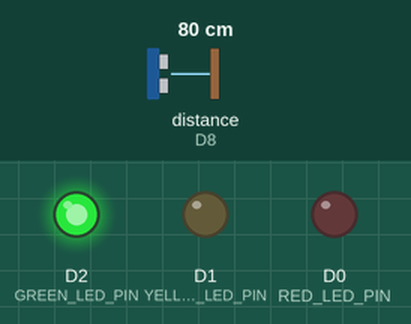
Bench run of a sketch on a simulated ESP8266 (NodeMCU). Parts: output pins drawn as LEDs (lit = HIGH). Wiring (inferred from the names in the program): ultrasonic range finder: trigger D6; echo D8. The inputs (shaded band) are chosen by the test bench; at power-on: distance to the obstacle (sensor on D8) 80 cm. The echo pulse lasts 58.3 µs per cm; WiFi joins after 1.5 s; servers stay silent unless stated; no MQTT or app messages arrive unless stated; pins used as bus, display or sensor lines are not drawn; what the sketch prints to the serial monitor is not drawn.

Above: at 2.7 s.
2.8 s: distance to the obstacle (sensor on D8) set to 22 cm
4.3 s: distance to the obstacle (sensor on D8) set to 18 cm
At 5.9 s:
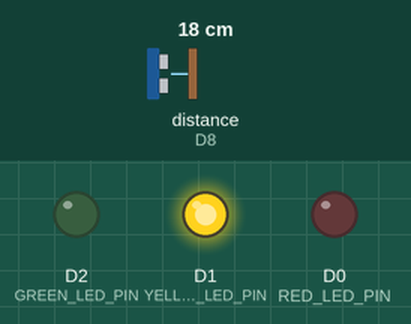
6.3 s: distance to the obstacle (sensor on D8) set to 12 cm
8.3 s: distance to the obstacle (sensor on D8) set to 9 cm
At 9.5 s:
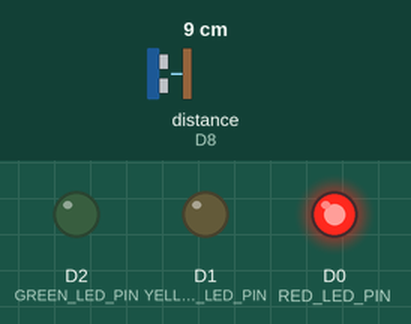
10.6 s: distance to the obstacle (sensor on D8) set to 35 cm
At 12.6 s:
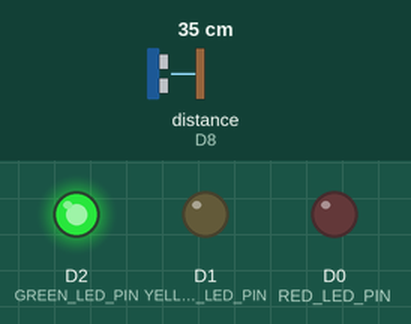
12.9 s: distance to the obstacle (sensor on D8) set to 2 cm
At 14.6 s:
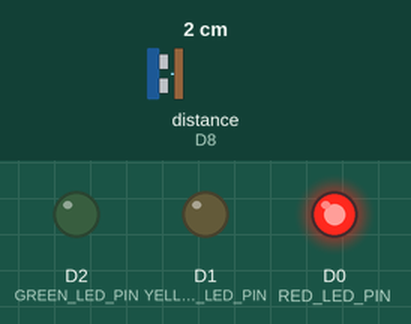
Timing chart, 0 to 16.1 s (numbered marks = the images above; inputs shaded):
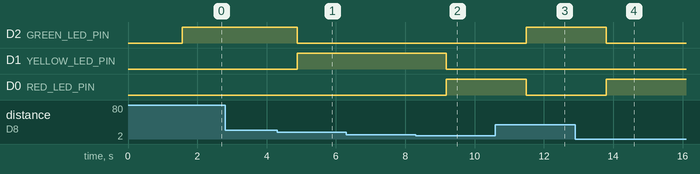

Measured:
- the behaviour switches between 21 and 20 cm on distance to the obstacle (sensor on D8) (found by bisection; images 0 and 1)
- the behaviour switches between 11 and 10 cm on distance to the obstacle (sensor on D8) (found by bisection; images 1 and 2)
- after the input at 2.8 s, every drawn part: stays the same
- after the input at 4.3 s, D2 (GREEN_LED_PIN): HIGH → LOW after 0.58 s; D1 (YELLOW_LED_PIN): LOW → HIGH after 0.58 s
- after the input at 6.3 s, every drawn part: stays the same
- after the input at 8.3 s, D1 (YELLOW_LED_PIN): HIGH → LOW after 0.89 s; D0 (RED_LED_PIN): LOW → HIGH after 0.89 s
- after the input at 10.6 s, D2 (GREEN_LED_PIN): LOW → HIGH after 0.89 s; D0 (RED_LED_PIN): HIGH → LOW after 0.89 s
- after the input at 12.9 s, D2 (GREEN_LED_PIN): HIGH → LOW after 0.90 s; D0 (RED_LED_PIN): LOW → HIGH after 0.90 s

The sketch:

_1__Code_Full_PJ.ino
```cpp
#include <ESP8266WiFi.h>
#include <PubSubClient.h>
#include <ThingSpeak.h>

#define TRIG_PIN D6
#define ECHO_PIN D8
#define GREEN_LED_PIN D2
#define YELLOW_LED_PIN D1
#define RED_LED_PIN D0

const char* ssid = "HUAWEI_2310";
const char* password = "1234567890";
const char* mqttServer = "mqtt.netpie.io";
const char* clientID = "a30e45c5-dc80-4ba7-a351-b98487039192";
const char* token = "9WTqzt3Q46rPVe1HrZg6LsDztwSh7hHL";
const char* secret = "g4t4R2MAcZAzk9yzGn8ACEwQB41XYcZi";

unsigned long myChannelNumber = 2655229;
const char* myWriteAPIKey = "DYM7MG2V8FLLSBRN";

WiFiClient espClient;
PubSubClient client(espClient);

int lastLedState = -1;

// ฟังก์ชันเชื่อมต่อ Wi-Fi
void setup_wifi() {
  delay(10);
  Serial.println("Connecting to Wi-Fi...");
  WiFi.begin(ssid, password);
  while (WiFi.status() != WL_CONNECTED) {
    delay(500);
    Serial.print(".");
  }
  Serial.println("\nConnected to Wi-Fi");
}

// ฟังก์ชันเชื่อมต่อ MQTT
void reconnect() {
  while (!client.connected()) {
    Serial.print("Attempting MQTT connection...");
    if (client.connect(clientID, token, secret)) {
      Serial.println("connected");
      client.subscribe("myTopic");
    } else {
      Serial.print("Failed, rc=");
      Serial.print(client.state());
      Serial.println(" try again in 5 seconds");
      delay(5000);
    }
  }
}

// ฟังก์ชันวัดระยะทางด้วยเซ็นเซอร์อัลตราโซนิก
long measure_distance() {
  digitalWrite(TRIG_PIN, LOW);
  delayMicroseconds(2);
  digitalWrite(TRIG_PIN, HIGH);
  delayMicroseconds(10);
  digitalWrite(TRIG_PIN, LOW);

  long duration = pulseIn(ECHO_PIN, HIGH, 30000);

  if (duration == 0) {
    Serial.println("Warning: No pulse detected or out of range");
    return -1;
  }

  long distance = duration * 0.034 / 2;
  return distance;
}

// ฟังก์ชันส่งข้อมูลไปยัง ThingSpeak
void send_to_thingspeak(long distance, int ledStatus) {
  ThingSpeak.setField(1, distance);
  ThingSpeak.setField(2, ledStatus);
  int httpCode = ThingSpeak.writeFields(myChannelNumber, myWriteAPIKey);

  if (httpCode == 200) {
    Serial.println("Data sent to ThingSpeak successfully.");
  } else {
    Serial.print("Error sending data to ThingSpeak, HTTP code: ");
    Serial.println(httpCode);
  }
}

// ฟังก์ชันควบคุม LED ตามระยะทาง
void control_led(long distance) {
  int ledState = 0;

  if (distance < 10) {
    digitalWrite(RED_LED_PIN, HIGH);
    digitalWrite(YELLOW_LED_PIN, LOW);
    digitalWrite(GREEN_LED_PIN, LOW);
    ledState = 2;
  } else if (distance < 20) {
    digitalWrite(RED_LED_PIN, LOW);
    digitalWrite(YELLOW_LED_PIN, HIGH);
    digitalWrite(GREEN_LED_PIN, LOW);
    ledState = 1;
  } else {
    digitalWrite(RED_LED_PIN, LOW);
    digitalWrite(YELLOW_LED_PIN, LOW);
    digitalWrite(GREEN_LED_PIN, HIGH);
    ledState = 0;
  }

  if (ledState != lastLedState) {
    send_to_thingspeak(distance, ledState);
    lastLedState = ledState;
  }
}

// ฟังก์ชันวัดระยะและส่งข้อมูลไปยัง MQTT
void measure_and_publish_distance() {
  long distance = measure_distance();
  if (distance == -1) {
    Serial.println("Failed to measure distance.");
    return;
  }

  Serial.print("Distance: ");
  Serial.print(distance);
  Serial.println(" cm");

  String distanceStr = String(distance);
  client.publish("sensor/distance", distanceStr.c_str());
  control_led(distance);
}

void setup() {
  Serial.begin(115200);
  setup_wifi();
  client.setServer(mqttServer, 1883);
  client.setCallback(callback);
  reconnect();
  ThingSpeak.begin(espClient);

  pinMode(TRIG_PIN, OUTPUT);
  pinMode(ECHO_PIN, INPUT);
  pinMode(GREEN_LED_PIN, OUTPUT);
  pinMode(YELLOW_LED_PIN, OUTPUT);
  pinMode(RED_LED_PIN, OUTPUT);
}

void loop() {
  if (!client.connected()) {
    reconnect();
  }
  client.loop();
  measure_and_publish_distance();
  delay(1000);
}

// ฟังก์ชัน callback สำหรับ MQTT
void callback(char* topic, byte* payload, unsigned int length) {
  // จัดการข้อความจาก MQTT (ยังไม่ใช้งาน)
}
```
